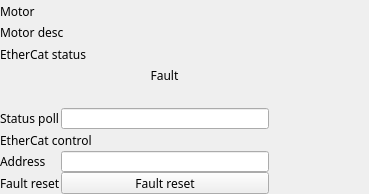
<?xml version="1.0" encoding="UTF-8"?>
<ui version="4.0">
 <class>EFrame</class>
 <widget class="QEFrame" name="EFrame">
  <property name="geometry">
   <rect>
    <x>0</x>
    <y>0</y>
    <width>369</width>
    <height>194</height>
   </rect>
  </property>
  <property name="windowTitle">
   <string>EFrame</string>
  </property>
  <layout class="QVBoxLayout" name="verticalLayout_3">
   <property name="spacing">
    <number>0</number>
   </property>
   <property name="margin">
    <number>0</number>
   </property>
   <item>
    <widget class="QEFrame" name="qeframe_6">
     <layout class="QVBoxLayout" name="verticalLayout" stretch="2,1,3,1,2">
      <property name="spacing">
       <number>0</number>
      </property>
      <property name="margin">
       <number>0</number>
      </property>
      <item>
       <widget class="QEFrame" name="qeframe_3">
        <layout class="QGridLayout" name="gridLayout_4">
         <property name="margin">
          <number>0</number>
         </property>
         <property name="spacing">
          <number>0</number>
         </property>
         <item row="0" column="0">
          <layout class="QGridLayout" name="gridLayout">
           <item row="0" column="0">
            <widget class="QLabel" name="label_13">
             <property name="sizePolicy">
              <sizepolicy hsizetype="Fixed" vsizetype="Preferred">
               <horstretch>0</horstretch>
               <verstretch>0</verstretch>
              </sizepolicy>
             </property>
             <property name="minimumSize">
              <size>
               <width>61</width>
               <height>0</height>
              </size>
             </property>
             <property name="sizeIncrement">
              <size>
               <width>1</width>
               <height>1</height>
              </size>
             </property>
             <property name="font">
              <font>
               <family>Abyssinica SIL</family>
               <pointsize>9</pointsize>
              </font>
             </property>
             <property name="text">
              <string>Motor</string>
             </property>
             <property name="alignment">
              <set>Qt::AlignLeading|Qt::AlignLeft|Qt::AlignVCenter</set>
             </property>
            </widget>
           </item>
           <item row="0" column="1">
            <widget class="QELabel" name="rbv_3">
             <property name="sizePolicy">
              <sizepolicy hsizetype="Preferred" vsizetype="Expanding">
               <horstretch>0</horstretch>
               <verstretch>0</verstretch>
              </sizepolicy>
             </property>
             <property name="minimumSize">
              <size>
               <width>100</width>
               <height>1</height>
              </size>
             </property>
             <property name="maximumSize">
              <size>
               <width>16777215</width>
               <height>16777215</height>
              </size>
             </property>
             <property name="font">
              <font>
               <family>Abyssinica SIL</family>
               <pointsize>9</pointsize>
              </font>
             </property>
             <property name="toolTip">
              <string/>
             </property>
             <property name="autoFillBackground">
              <bool>true</bool>
             </property>
             <property name="variable" stdset="0">
              <string>$(DMC)$(M).NAME</string>
             </property>
             <property name="variableAsToolTip">
              <bool>true</bool>
             </property>
             <property name="styleSheet">
              <string notr="true">QWidget { color: grey }</string>
             </property>
            </widget>
           </item>
           <item row="0" column="2">
            <spacer name="horizontalSpacer_4">
             <property name="orientation">
              <enum>Qt::Horizontal</enum>
             </property>
             <property name="sizeType">
              <enum>QSizePolicy::Expanding</enum>
             </property>
             <property name="sizeHint" stdset="0">
              <size>
               <width>175</width>
               <height>13</height>
              </size>
             </property>
            </spacer>
           </item>
           <item row="1" column="0">
            <widget class="QLabel" name="label_14">
             <property name="sizePolicy">
              <sizepolicy hsizetype="Fixed" vsizetype="Preferred">
               <horstretch>0</horstretch>
               <verstretch>0</verstretch>
              </sizepolicy>
             </property>
             <property name="minimumSize">
              <size>
               <width>61</width>
               <height>0</height>
              </size>
             </property>
             <property name="sizeIncrement">
              <size>
               <width>1</width>
               <height>1</height>
              </size>
             </property>
             <property name="font">
              <font>
               <family>Abyssinica SIL</family>
               <pointsize>9</pointsize>
              </font>
             </property>
             <property name="text">
              <string>Motor desc</string>
             </property>
             <property name="alignment">
              <set>Qt::AlignLeading|Qt::AlignLeft|Qt::AlignVCenter</set>
             </property>
            </widget>
           </item>
           <item row="1" column="1">
            <widget class="QELabel" name="rbv_4">
             <property name="sizePolicy">
              <sizepolicy hsizetype="Preferred" vsizetype="Expanding">
               <horstretch>0</horstretch>
               <verstretch>0</verstretch>
              </sizepolicy>
             </property>
             <property name="minimumSize">
              <size>
               <width>100</width>
               <height>0</height>
              </size>
             </property>
             <property name="maximumSize">
              <size>
               <width>16777215</width>
               <height>16777215</height>
              </size>
             </property>
             <property name="font">
              <font>
               <family>Abyssinica SIL</family>
               <pointsize>9</pointsize>
              </font>
             </property>
             <property name="autoFillBackground">
              <bool>true</bool>
             </property>
             <property name="variable" stdset="0">
              <string>$(DMC)$(M).DESC</string>
             </property>
             <property name="variableAsToolTip">
              <bool>true</bool>
             </property>
             <property name="styleSheet">
              <string notr="true">QWidget { color: grey }</string>
             </property>
            </widget>
           </item>
          </layout>
         </item>
        </layout>
       </widget>
      </item>
      <item>
       <widget class="QEFrame" name="qeframe_2">
        <layout class="QVBoxLayout" name="verticalLayout_2">
         <property name="spacing">
          <number>0</number>
         </property>
         <property name="margin">
          <number>0</number>
         </property>
         <item>
          <widget class="QLabel" name="label_22">
           <property name="sizePolicy">
            <sizepolicy hsizetype="Fixed" vsizetype="Expanding">
             <horstretch>0</horstretch>
             <verstretch>0</verstretch>
            </sizepolicy>
           </property>
           <property name="minimumSize">
            <size>
             <width>61</width>
             <height>0</height>
            </size>
           </property>
           <property name="sizeIncrement">
            <size>
             <width>1</width>
             <height>1</height>
            </size>
           </property>
           <property name="font">
            <font>
             <family>Abyssinica SIL</family>
             <pointsize>9</pointsize>
            </font>
           </property>
           <property name="text">
            <string>EtherCat status</string>
           </property>
          </widget>
         </item>
        </layout>
       </widget>
      </item>
      <item>
       <widget class="QEFrame" name="qeframe_4">
        <layout class="QGridLayout" name="gridLayout_5">
         <property name="margin">
          <number>0</number>
         </property>
         <property name="spacing">
          <number>0</number>
         </property>
         <item row="0" column="0">
          <layout class="QGridLayout" name="gridLayout_3" rowstretch="1,1,1">
           <property name="spacing">
            <number>0</number>
           </property>
           <item row="2" column="1">
            <widget class="QELineEdit" name="qelineedit_12">
             <property name="sizePolicy">
              <sizepolicy hsizetype="Expanding" vsizetype="Expanding">
               <horstretch>0</horstretch>
               <verstretch>0</verstretch>
              </sizepolicy>
             </property>
             <property name="minimumSize">
              <size>
               <width>85</width>
               <height>1</height>
              </size>
             </property>
             <property name="font">
              <font>
               <family>Abyssinica SIL</family>
               <pointsize>8</pointsize>
              </font>
             </property>
             <property name="variable" stdset="0">
              <string>$(DMC)ECATFLT_STATUS.SCAN</string>
             </property>
             <property name="addUnits">
              <bool>true</bool>
             </property>
            </widget>
           </item>
           <item row="2" column="2">
            <widget class="QELabel" name="rbv_13">
             <property name="sizePolicy">
              <sizepolicy hsizetype="Preferred" vsizetype="Expanding">
               <horstretch>0</horstretch>
               <verstretch>0</verstretch>
              </sizepolicy>
             </property>
             <property name="minimumSize">
              <size>
               <width>100</width>
               <height>0</height>
              </size>
             </property>
             <property name="maximumSize">
              <size>
               <width>16777215</width>
               <height>16777215</height>
              </size>
             </property>
             <property name="font">
              <font>
               <family>Abyssinica SIL</family>
               <pointsize>9</pointsize>
              </font>
             </property>
             <property name="focusPolicy">
              <enum>Qt::NoFocus</enum>
             </property>
             <property name="autoFillBackground">
              <bool>true</bool>
             </property>
             <property name="variable" stdset="0">
              <string>$(DMC)ECATFLT_STATUS.SCAN</string>
             </property>
             <property name="variableAsToolTip">
              <bool>true</bool>
             </property>
             <property name="styleSheet">
              <string notr="true">QWidget { color: grey }</string>
             </property>
            </widget>
           </item>
           <item row="2" column="0">
            <widget class="QLabel" name="label_20">
             <property name="sizePolicy">
              <sizepolicy hsizetype="Fixed" vsizetype="Expanding">
               <horstretch>0</horstretch>
               <verstretch>0</verstretch>
              </sizepolicy>
             </property>
             <property name="minimumSize">
              <size>
               <width>61</width>
               <height>0</height>
              </size>
             </property>
             <property name="sizeIncrement">
              <size>
               <width>1</width>
               <height>1</height>
              </size>
             </property>
             <property name="font">
              <font>
               <family>Abyssinica SIL</family>
               <pointsize>9</pointsize>
              </font>
             </property>
             <property name="text">
              <string>Status poll</string>
             </property>
            </widget>
           </item>
           <item row="1" column="1">
            <layout class="QHBoxLayout" name="horizontalLayout_2">
             <item>
              <spacer name="horizontalSpacer_11">
               <property name="orientation">
                <enum>Qt::Horizontal</enum>
               </property>
               <property name="sizeType">
                <enum>QSizePolicy::Expanding</enum>
               </property>
               <property name="sizeHint" stdset="0">
                <size>
                 <width>121</width>
                 <height>13</height>
                </size>
               </property>
              </spacer>
             </item>
             <item>
              <widget class="QEBitStatus" name="qebitstatus_14">
               <property name="sizePolicy">
                <sizepolicy hsizetype="Fixed" vsizetype="Preferred">
                 <horstretch>0</horstretch>
                 <verstretch>0</verstretch>
                </sizepolicy>
               </property>
               <property name="maximumSize">
                <size>
                 <width>20</width>
                 <height>16777215</height>
                </size>
               </property>
               <property name="toolTip">
                <string>EtherCat Fault</string>
               </property>
               <property name="numberOfBits">
                <number>1</number>
               </property>
               <property name="shift">
                <number>0</number>
               </property>
               <property name="onColour">
                <color>
                 <red>159</red>
                 <green>0</green>
                 <blue>0</blue>
                </color>
               </property>
               <property name="offColour">
                <color>
                 <red>0</red>
                 <green>136</green>
                 <blue>0</blue>
                </color>
               </property>
               <property name="variable" stdset="0">
                <string>$(DMC)$(M)_ECATFLT_STATUS</string>
               </property>
               <property name="variableAsToolTip">
                <bool>false</bool>
               </property>
               <property name="visible" stdset="0">
                <bool>true</bool>
               </property>
              </widget>
             </item>
             <item>
              <spacer name="horizontalSpacer_12">
               <property name="orientation">
                <enum>Qt::Horizontal</enum>
               </property>
               <property name="sizeType">
                <enum>QSizePolicy::Expanding</enum>
               </property>
               <property name="sizeHint" stdset="0">
                <size>
                 <width>121</width>
                 <height>13</height>
                </size>
               </property>
              </spacer>
             </item>
            </layout>
           </item>
           <item row="0" column="1">
            <layout class="QHBoxLayout" name="horizontalLayout">
             <item>
              <spacer name="horizontalSpacer_9">
               <property name="orientation">
                <enum>Qt::Horizontal</enum>
               </property>
               <property name="sizeType">
                <enum>QSizePolicy::Expanding</enum>
               </property>
               <property name="sizeHint" stdset="0">
                <size>
                 <width>121</width>
                 <height>13</height>
                </size>
               </property>
              </spacer>
             </item>
             <item>
              <widget class="QLabel" name="label_30">
               <property name="sizePolicy">
                <sizepolicy hsizetype="Fixed" vsizetype="Expanding">
                 <horstretch>0</horstretch>
                 <verstretch>0</verstretch>
                </sizepolicy>
               </property>
               <property name="minimumSize">
                <size>
                 <width>61</width>
                 <height>0</height>
                </size>
               </property>
               <property name="sizeIncrement">
                <size>
                 <width>1</width>
                 <height>1</height>
                </size>
               </property>
               <property name="font">
                <font>
                 <family>Abyssinica SIL</family>
                 <pointsize>9</pointsize>
                </font>
               </property>
               <property name="layoutDirection">
                <enum>Qt::LeftToRight</enum>
               </property>
               <property name="text">
                <string>Fault</string>
               </property>
               <property name="alignment">
                <set>Qt::AlignCenter</set>
               </property>
              </widget>
             </item>
             <item>
              <spacer name="horizontalSpacer_10">
               <property name="orientation">
                <enum>Qt::Horizontal</enum>
               </property>
               <property name="sizeType">
                <enum>QSizePolicy::Expanding</enum>
               </property>
               <property name="sizeHint" stdset="0">
                <size>
                 <width>121</width>
                 <height>13</height>
                </size>
               </property>
              </spacer>
             </item>
            </layout>
           </item>
          </layout>
         </item>
        </layout>
       </widget>
      </item>
      <item>
       <widget class="QEFrame" name="qeframe_7">
        <layout class="QVBoxLayout" name="verticalLayout_5">
         <property name="spacing">
          <number>0</number>
         </property>
         <property name="margin">
          <number>0</number>
         </property>
         <item>
          <widget class="QLabel" name="label_27">
           <property name="sizePolicy">
            <sizepolicy hsizetype="Fixed" vsizetype="Expanding">
             <horstretch>0</horstretch>
             <verstretch>0</verstretch>
            </sizepolicy>
           </property>
           <property name="minimumSize">
            <size>
             <width>61</width>
             <height>0</height>
            </size>
           </property>
           <property name="sizeIncrement">
            <size>
             <width>1</width>
             <height>1</height>
            </size>
           </property>
           <property name="font">
            <font>
             <family>Abyssinica SIL</family>
             <pointsize>9</pointsize>
            </font>
           </property>
           <property name="text">
            <string>EtherCat control</string>
           </property>
          </widget>
         </item>
        </layout>
       </widget>
      </item>
      <item>
       <widget class="QEFrame" name="qeframe_5">
        <layout class="QGridLayout" name="gridLayout_6">
         <property name="margin">
          <number>0</number>
         </property>
         <property name="spacing">
          <number>0</number>
         </property>
         <item row="0" column="0">
          <layout class="QGridLayout" name="gridLayout_2">
           <property name="spacing">
            <number>0</number>
           </property>
           <item row="0" column="0">
            <widget class="QLabel" name="label_11">
             <property name="sizePolicy">
              <sizepolicy hsizetype="Fixed" vsizetype="Expanding">
               <horstretch>0</horstretch>
               <verstretch>0</verstretch>
              </sizepolicy>
             </property>
             <property name="minimumSize">
              <size>
               <width>61</width>
               <height>0</height>
              </size>
             </property>
             <property name="sizeIncrement">
              <size>
               <width>1</width>
               <height>1</height>
              </size>
             </property>
             <property name="font">
              <font>
               <family>Abyssinica SIL</family>
               <pointsize>9</pointsize>
              </font>
             </property>
             <property name="text">
              <string>Address</string>
             </property>
            </widget>
           </item>
           <item row="0" column="2">
            <widget class="QELabel" name="rbv_5">
             <property name="sizePolicy">
              <sizepolicy hsizetype="Preferred" vsizetype="Expanding">
               <horstretch>0</horstretch>
               <verstretch>0</verstretch>
              </sizepolicy>
             </property>
             <property name="minimumSize">
              <size>
               <width>100</width>
               <height>0</height>
              </size>
             </property>
             <property name="maximumSize">
              <size>
               <width>16777215</width>
               <height>16777215</height>
              </size>
             </property>
             <property name="font">
              <font>
               <family>Abyssinica SIL</family>
               <pointsize>9</pointsize>
              </font>
             </property>
             <property name="focusPolicy">
              <enum>Qt::NoFocus</enum>
             </property>
             <property name="autoFillBackground">
              <bool>true</bool>
             </property>
             <property name="variable" stdset="0">
              <string>$(DMC)$(M)_ECATADDR_MON</string>
             </property>
             <property name="variableAsToolTip">
              <bool>true</bool>
             </property>
             <property name="styleSheet">
              <string notr="true">QWidget { color: grey }</string>
             </property>
            </widget>
           </item>
           <item row="1" column="0">
            <widget class="QLabel" name="label_12">
             <property name="sizePolicy">
              <sizepolicy hsizetype="Fixed" vsizetype="Expanding">
               <horstretch>0</horstretch>
               <verstretch>0</verstretch>
              </sizepolicy>
             </property>
             <property name="minimumSize">
              <size>
               <width>61</width>
               <height>0</height>
              </size>
             </property>
             <property name="sizeIncrement">
              <size>
               <width>1</width>
               <height>1</height>
              </size>
             </property>
             <property name="font">
              <font>
               <family>Abyssinica SIL</family>
               <pointsize>9</pointsize>
              </font>
             </property>
             <property name="text">
              <string>Fault reset</string>
             </property>
            </widget>
           </item>
           <item row="1" column="1">
            <widget class="QEPushButton" name="qepushbutton_8">
             <property name="sizePolicy">
              <sizepolicy hsizetype="Expanding" vsizetype="Minimum">
               <horstretch>0</horstretch>
               <verstretch>0</verstretch>
              </sizepolicy>
             </property>
             <property name="minimumSize">
              <size>
               <width>0</width>
               <height>1</height>
              </size>
             </property>
             <property name="maximumSize">
              <size>
               <width>16777215</width>
               <height>16777215</height>
              </size>
             </property>
             <property name="font">
              <font>
               <family>Abyssinica SIL</family>
               <pointsize>9</pointsize>
              </font>
             </property>
             <property name="text">
              <string>Fault reset</string>
             </property>
             <property name="variable" stdset="0">
              <string>$(DMC)$(M)_ECATFLTRST_CMD</string>
             </property>
             <property name="variableAsToolTip">
              <bool>false</bool>
             </property>
             <property name="guiFile" stdset="0">
              <string/>
             </property>
             <property name="creationOption" stdset="0">
              <enum>QEPushButton::NewWindow</enum>
             </property>
             <property name="prioritySubstitutions">
              <string/>
             </property>
            </widget>
           </item>
           <item row="0" column="1">
            <widget class="QELineEdit" name="qelineedit_7">
             <property name="sizePolicy">
              <sizepolicy hsizetype="Expanding" vsizetype="Expanding">
               <horstretch>0</horstretch>
               <verstretch>0</verstretch>
              </sizepolicy>
             </property>
             <property name="minimumSize">
              <size>
               <width>85</width>
               <height>1</height>
              </size>
             </property>
             <property name="font">
              <font>
               <family>Abyssinica SIL</family>
               <pointsize>8</pointsize>
              </font>
             </property>
             <property name="variable" stdset="0">
              <string>$(DMC)$(M)_ECATADDR_SP</string>
             </property>
             <property name="addUnits">
              <bool>true</bool>
             </property>
            </widget>
           </item>
          </layout>
         </item>
        </layout>
       </widget>
      </item>
     </layout>
    </widget>
   </item>
  </layout>
 </widget>
 <customwidgets>
  <customwidget>
   <class>QEBitStatus</class>
   <extends>QBitStatus</extends>
   <header>QEBitStatus.h</header>
  </customwidget>
  <customwidget>
   <class>QELabel</class>
   <extends>QLabel</extends>
   <header>QELabel.h</header>
  </customwidget>
  <customwidget>
   <class>QELineEdit</class>
   <extends>QLineEdit</extends>
   <header>QELineEdit.h</header>
  </customwidget>
  <customwidget>
   <class>QEPushButton</class>
   <extends>QPushButton</extends>
   <header>QEPushButton.h</header>
  </customwidget>
  <customwidget>
   <class>QBitStatus</class>
   <extends>QWidget</extends>
   <header>QBitStatus.h</header>
  </customwidget>
  <customwidget>
   <class>QEFrame</class>
   <extends>QFrame</extends>
   <header>QEFrame.h</header>
   <container>1</container>
  </customwidget>
 </customwidgets>
 <resources/>
 <connections/>
</ui>
